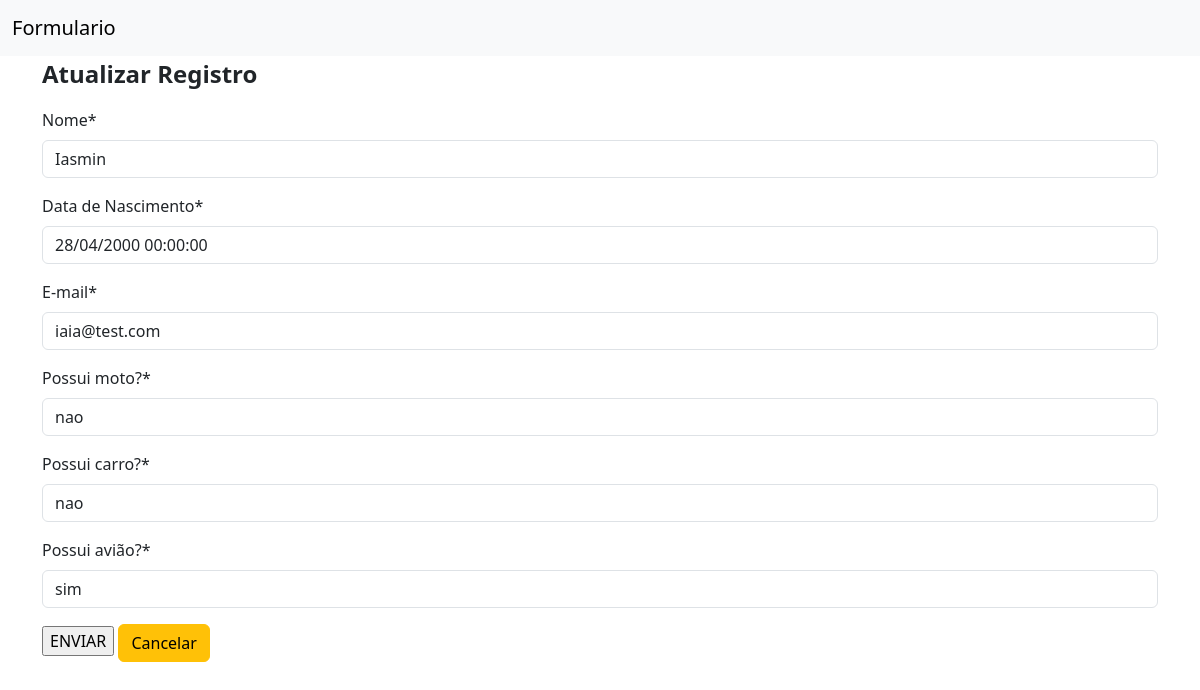
The page /atualizar/3 on the database its author committed.
### formulario/models.py (models this page shows)
class Formulario(models.Model):
    nome = models.CharField(verbose_name="Nome", max_length=150, null=False, blank=False)
    email = models.EmailField(verbose_name="E-mail", max_length=150, null=False, blank=False)
    dtNasc = models.DateTimeField(verbose_name="Data de Nascimento", null=False, blank=False)
    resp01 = models.CharField(verbose_name="Possui moto?", max_length=150, null=False, blank=False)
    resp02 = models.CharField(verbose_name="Possui carro?", max_length=150, null=False, blank=False)
    resp03 = models.CharField(verbose_name="Possui avião?", max_length=150, null=False, blank=False)

### formulario/views.py (the view)
class AtualizarView(UpdateView):
    model = Formulario
    fields = ["nome","dtNasc", "email", "resp01", "resp02", "resp03"]  # Uma lista de campos que o usuario pode alterar
    success_url = reverse_lazy('listar')
    def get_context_data(self, **kwargs):
        context = super().get_context_data(**kwargs)
        context['titulo_pagina'] = 'Atualizar Registro'
        return context

### formulario/templates/formulario/formulario_form.html (shortened to what this page needs)
{% extends 'padrao.html' %}
{% load crispy_forms_tags %}
{% block subtitulo %}
{{ titulo_pagina }}
{% endblock %}
{% block conteudo %}
  <form method="POST">
    {{ form|crispy }}
    <input type="submit" value="ENVIAR" />
    <button type="button"
            onclick="window.location.href='{% url 'listar' %}'"
            class="btn btn-warning">Cancelar</button>
  </form>
{% endblock %}

### rows shown on the page
Formulario: nome "Iasmin", dtNasc "28/04/2000 00:00:00", email "iaia@test.com", resp01 "nao", resp02 "nao", resp03 "sim"

### other values the page prints
{{ titulo_pagina }} "Atualizar Registro"
